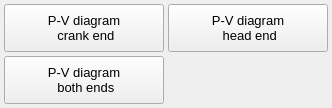
                      <widget class="QWidget" name="tab_plot_PV_2">
                       <attribute name="title">
                        <string>Pressure-Volume</string>
                       </attribute>
                       <layout class="QGridLayout" name="gridLayout_36">
                        <property name="leftMargin">
                         <number>4</number>
                        </property>
                        <property name="topMargin">
                         <number>4</number>
                        </property>
                        <property name="rightMargin">
                         <number>4</number>
                        </property>
                        <property name="bottomMargin">
                         <number>4</number>
                        </property>
                        <property name="spacing">
                         <number>4</number>
                        </property>
                        <item row="2" column="0">
                         <widget class="QPushButton" name="pushButton_plot_PV_diagram_both_ends">
                          <property name="minimumSize">
                           <size>
                            <width>160</width>
                            <height>48</height>
                           </size>
                          </property>
                          <property name="maximumSize">
                           <size>
                            <width>160</width>
                            <height>48</height>
                           </size>
                          </property>
                          <property name="font">
                           <font>
                            <family>MS Shell Dlg 2</family>
                            <pointsize>10</pointsize>
                            <italic>false</italic>
                            <bold>false</bold>
                           </font>
                          </property>
                          <property name="styleSheet">
                           <string notr="true"/>
                          </property>
                          <property name="text">
                           <string>P-V diagram 
 both ends</string>
                          </property>
                          <property name="autoDefault">
                           <bool>false</bool>
                          </property>
                         </widget>
                        </item>
                        <item row="0" column="0">
                         <widget class="QPushButton" name="pushButton_plot_PV_diagram_crank_end">
                          <property name="minimumSize">
                           <size>
                            <width>160</width>
                            <height>48</height>
                           </size>
                          </property>
                          <property name="maximumSize">
                           <size>
                            <width>160</width>
                            <height>48</height>
                           </size>
                          </property>
                          <property name="font">
                           <font>
                            <family>MS Shell Dlg 2</family>
                            <pointsize>10</pointsize>
                            <italic>false</italic>
                            <bold>false</bold>
                           </font>
                          </property>
                          <property name="styleSheet">
                           <string notr="true"/>
                          </property>
                          <property name="text">
                           <string>P-V diagram 
 crank end</string>
                          </property>
                          <property name="autoDefault">
                           <bool>false</bool>
                          </property>
                         </widget>
                        </item>
                        <item row="0" column="1">
                         <widget class="QPushButton" name="pushButton_plot_PV_diagram_head_end">
                          <property name="minimumSize">
                           <size>
                            <width>160</width>
                            <height>48</height>
                           </size>
                          </property>
                          <property name="maximumSize">
                           <size>
                            <width>160</width>
                            <height>48</height>
                           </size>
                          </property>
                          <property name="font">
                           <font>
                            <family>MS Shell Dlg 2</family>
                            <pointsize>10</pointsize>
                            <italic>false</italic>
                            <bold>false</bold>
                           </font>
                          </property>
                          <property name="styleSheet">
                           <string notr="true"/>
                          </property>
                          <property name="text">
                           <string>P-V diagram 
 head end</string>
                          </property>
                          <property name="autoDefault">
                           <bool>false</bool>
                          </property>
                         </widget>
                        </item>
                       </layout>
                      </widget>
